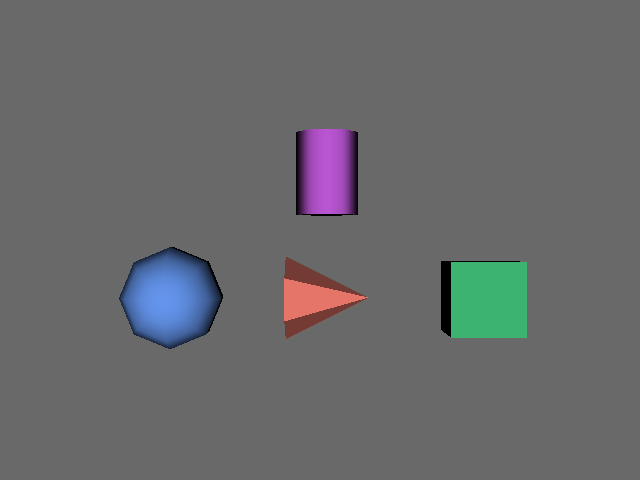

Write the Python code that produced this figure.
#!/usr/bin/env python

# World point picking using vtkWorldPointPicker. Left-click anywhere in the
# scene to get the world XYZ coordinates at that pixel (z-buffer depth).
# A crosshair marker is placed at the picked location.

# Factory overrides: importing these modules registers the OpenGL rendering
# and interaction style implementations for vtkRenderingCore factory classes.
import vtkmodules.vtkInteractionStyle  # noqa: F401
import vtkmodules.vtkRenderingOpenGL2  # noqa: F401

# VTK pipeline classes used in this example
from vtkmodules.vtkFiltersSources import (
    vtkConeSource,
    vtkCubeSource,
    vtkCylinderSource,
    vtkSphereSource,
)
from vtkmodules.vtkInteractionStyle import vtkInteractorStyleTrackballCamera
from vtkmodules.vtkRenderingCore import (
    vtkActor,
    vtkPolyDataMapper,
    vtkRenderWindow,
    vtkRenderWindowInteractor,
    vtkRenderer,
    vtkWorldPointPicker,
)

# Colors (normalized RGB)
yellow_rgb = (1.0, 1.0, 0.0)
cornflower_blue_rgb = (0.392, 0.584, 0.929)
salmon_rgb = (0.980, 0.502, 0.447)
medium_sea_green_rgb = (0.235, 0.702, 0.443)
medium_orchid_rgb = (0.729, 0.333, 0.827)
dim_gray_rgb = (0.412, 0.412, 0.412)



class MouseInteractorStyle(vtkInteractorStyleTrackballCamera):
    """Custom interactor that picks world coordinates on left-click."""

    def __init__(self):
        self.AddObserver("LeftButtonPressEvent", self.left_button_press_event)
        self.marker_actor = None

    def left_button_press_event(self, obj, event):
        pos = self.GetInteractor().GetEventPosition()

        picker = vtkWorldPointPicker()
        picker.Pick(pos[0], pos[1], 0, self.GetDefaultRenderer())

        world_pos = picker.GetPickPosition()
        print(
            f"World position: ({world_pos[0]:.4f}, {world_pos[1]:.4f}, {world_pos[2]:.4f})"
        )

        # Place a small yellow sphere marker at the picked world position
        if self.marker_actor is not None:
            self.GetDefaultRenderer().RemoveActor(self.marker_actor)

        marker_source = vtkSphereSource()
        marker_source.SetRadius(0.05)
        marker_source.SetCenter(world_pos)
        marker_source.SetPhiResolution(12)
        marker_source.SetThetaResolution(12)

        marker_mapper = vtkPolyDataMapper()
        marker_mapper.SetInputConnection(marker_source.GetOutputPort())

        self.marker_actor = vtkActor()
        self.marker_actor.SetMapper(marker_mapper)
        self.marker_actor.GetProperty().SetColor(yellow_rgb)

        self.GetDefaultRenderer().AddActor(self.marker_actor)
        self.GetInteractor().GetRenderWindow().Render()

        self.OnLeftButtonDown()


# Source: sphere at left
sphere_source = vtkSphereSource()
sphere_source.SetRadius(0.5)
sphere_source.SetCenter(-1.5, 0, 0)

# Source: cone at center
cone_source = vtkConeSource()
cone_source.SetRadius(0.4)
cone_source.SetHeight(0.8)
cone_source.SetCenter(0, 0, 0)

# Source: cube at right
cube_source = vtkCubeSource()
cube_source.SetXLength(0.7)
cube_source.SetYLength(0.7)
cube_source.SetZLength(0.7)
cube_source.SetCenter(1.5, 0, 0)

# Source: cylinder above center
cylinder_source = vtkCylinderSource()
cylinder_source.SetRadius(0.3)
cylinder_source.SetHeight(0.8)

# Mapper: sphere
sphere_mapper = vtkPolyDataMapper()
sphere_mapper.SetInputConnection(sphere_source.GetOutputPort())

sphere_actor = vtkActor()
sphere_actor.SetMapper(sphere_mapper)
sphere_actor.GetProperty().SetColor(cornflower_blue_rgb)

# Mapper: cone
cone_mapper = vtkPolyDataMapper()
cone_mapper.SetInputConnection(cone_source.GetOutputPort())

cone_actor = vtkActor()
cone_actor.SetMapper(cone_mapper)
cone_actor.GetProperty().SetColor(salmon_rgb)

# Mapper: cube
cube_mapper = vtkPolyDataMapper()
cube_mapper.SetInputConnection(cube_source.GetOutputPort())

cube_actor = vtkActor()
cube_actor.SetMapper(cube_mapper)
cube_actor.GetProperty().SetColor(medium_sea_green_rgb)

# Mapper: cylinder
cylinder_mapper = vtkPolyDataMapper()
cylinder_mapper.SetInputConnection(cylinder_source.GetOutputPort())

cylinder_actor = vtkActor()
cylinder_actor.SetMapper(cylinder_mapper)
cylinder_actor.GetProperty().SetColor(medium_orchid_rgb)
cylinder_actor.SetPosition(0, 1.2, 0)

# Renderer: assemble the scene
renderer = vtkRenderer()
renderer.AddActor(sphere_actor)
renderer.AddActor(cone_actor)
renderer.AddActor(cube_actor)
renderer.AddActor(cylinder_actor)
renderer.SetBackground(dim_gray_rgb)

# Window: display the rendered scene
render_window = vtkRenderWindow()
render_window.AddRenderer(renderer)
render_window.SetWindowName("world point picking")
render_window.SetMultiSamples(0)
render_window.SetSize(640, 480)

# Interactor: handle mouse and keyboard events with custom picking style
render_window_interactor = vtkRenderWindowInteractor()
render_window_interactor.SetRenderWindow(render_window)

style = MouseInteractorStyle()
style.SetDefaultRenderer(renderer)
render_window_interactor.SetInteractorStyle(style)

# Launch the interactive visualization
render_window_interactor.Initialize()
render_window_interactor.Start()
